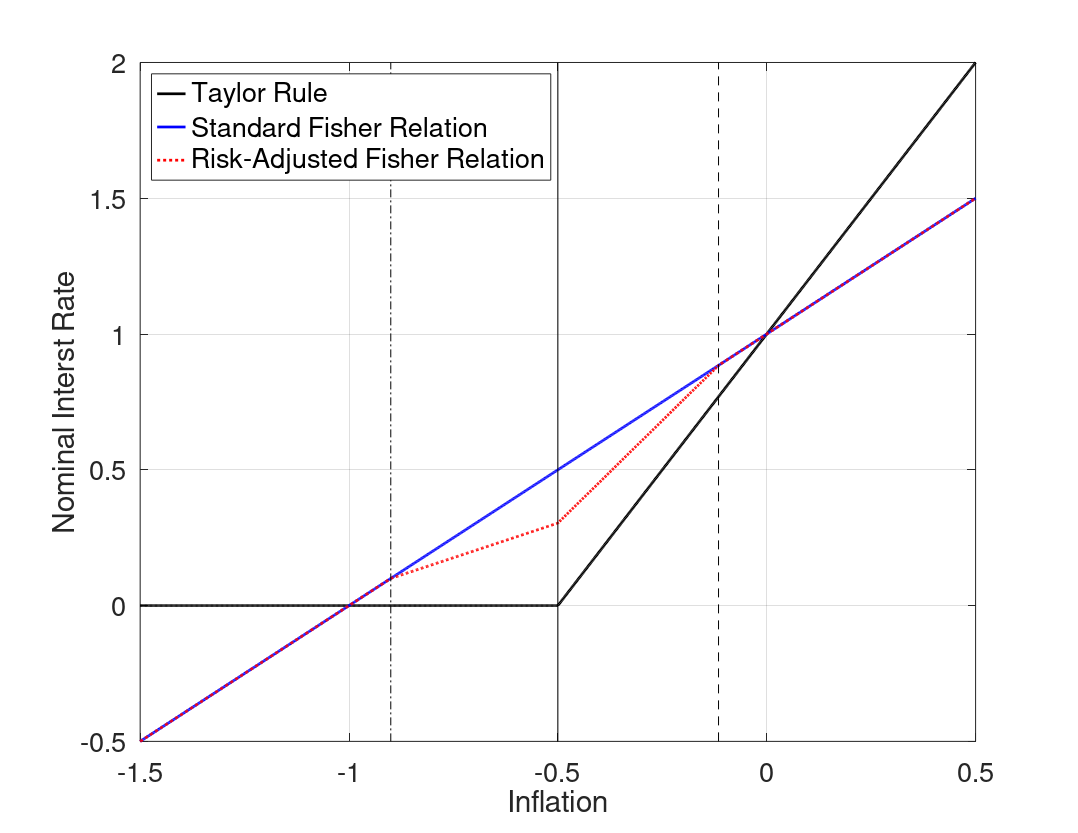

This figure's MATLAB source:
%--------------------------------------------------------------------------
% File Name: RiskAdjustedFisherRelation.m
% Author: Philip Coyle
% Date Created: 01/07/2019
% cd /mq/philipprojects/RA_Work/Taisuke_Nakata/Zero_Lower_Bound/DeflationaryRegime/Uncertainty/Draft/Figs/iid/3state_iid_shock/RAFR
% RiskAdjustedFisherRelation
%--------------------------------------------------------------------------

clear all
close all
clc

%% Model Calibration
cBET = 1/1.0025;
cSIGMA = 1;
cKAPPA = 0.02;
cPHIpi = 2;
cRstar = 1/400;
cSHOCK = 0.05;
p_m = 0.5; %Probability of being in the middle state 

%% Housekeeping
% Set Grid Intervals
pi_m_low = -1.5/400;
pi_m_high = 0.5/400;
numgrid = 1001;
pi_m = linspace(pi_m_low,pi_m_high, numgrid)';

% Find max inflation that leads to ZLB binding
PIb = -cRstar/cPHIpi;
PIlb = -(cRstar + cKAPPA*cPHIpi*cSHOCK*cSIGMA)/cPHIpi;
PIub = -(cRstar/cPHIpi + cKAPPA*cSIGMA*(cRstar - cSHOCK))/(cKAPPA*cPHIpi*cSIGMA + 1);

inx_m = find(min(abs(pi_m - PIb)) == abs(pi_m - PIb));
% Find pi_m point where middle state interst rate binds
if length(inx_m ) > 1
    pi_m_zlb = min(pi_m(inx_m));
else
    pi_m_zlb = pi_m(inx_m);
end

% Taylor Rule
tr = max(0,cRstar + cPHIpi*pi_m);

% 'Riskless' Fisher Relation
fr = pi_m + cRstar;

%% Policy Functions from below (Assume middle state interst rate binds)
% Low  High state inflation & expected inflation (as functions of middle state inflation)
pi_l_b = pi_m - cKAPPA*cSIGMA*cSHOCK;
pi_h_b = (pi_m - cKAPPA*cSIGMA*(cRstar - cSHOCK))/(1+cKAPPA*cSIGMA*cPHIpi);
exp_pi_b = (1-p_m)/2*pi_l_b + p_m*pi_m + (1-p_m)/2*pi_h_b;

% Low Middle and High state output & expected output (as functions of middle state inflation)
y_m_b = (pi_m - cBET*exp_pi_b)/cKAPPA;
y_l_b = y_m_b - cSIGMA*cSHOCK;
y_h_b = y_m_b - cSIGMA*(cRstar + cPHIpi*pi_h_b - cSHOCK);
exp_y_b = (1-p_m)/2*y_l_b + p_m*y_m_b + (1-p_m)/2*y_h_b;

% Find pi_m point where high state interst rate binds
inx_lb = find(min(abs(pi_h_b - PIb)) == abs(pi_h_b - PIb));
if length(inx_m ) > 1
    pi_lb_zlb = min(pi_m(inx_lb));
else
    pi_lb_zlb = pi_m(inx_lb);
end

%% Policy Functions from above (Assume middle state interst rate does not bind)
% Low  High state inflation & expected inflation (as functions of middle state inflation)
pi_l_a = pi_m*(1+cKAPPA*cSIGMA*cPHIpi) + cKAPPA*cSIGMA*(cRstar - cSHOCK);
pi_h_a = pi_m + (cKAPPA*cSIGMA*cSHOCK)/(1+cKAPPA*cSIGMA*cPHIpi);
exp_pi_a = (1-p_m)/2*pi_l_a + p_m*pi_m + (1-p_m)/2*pi_h_a;

% Low Middle and High state output & expected output (as functions of middle state inflation)
y_m_a = (pi_m - cBET*exp_pi_a)/cKAPPA;
y_l_a = y_m_a + cSIGMA*(cPHIpi*pi_m + cRstar - cSHOCK);
y_h_a = y_m_a + cSIGMA*(cPHIpi*(pi_m - pi_h_a) + cSHOCK);
exp_y_a = (1-p_m)/2*y_l_a + p_m*y_m_a + (1-p_m)/2*y_h_a;

% Find pi_m point where low state interst rate binds
inx_ub = find(min(abs(pi_l_a - PIb)) == abs(pi_l_a - PIb));
if length(inx_ub) > 1
    pi_ub_zlb = min(pi_m(inx_ub));
else
    pi_ub_zlb = pi_m(inx_ub);
end

%% Define Risk Adjusted Fisher Relationship
rafr = zeros(numgrid,1);

for i = 1:numgrid
    if pi_m(i) < pi_lb_zlb || pi_m(i) > pi_ub_zlb
        rafr(i) = pi_m(i) + cRstar;
    elseif pi_m(i) <= pi_m_zlb
        rafr(i) = cRstar + pi_m(i) + (exp_pi_b(i) - pi_m(i)) + 1/cSIGMA*(exp_y_b(i) - y_m_b(i));
    elseif pi_m(i) <= pi_ub_zlb
        rafr(i) = cRstar + pi_m(i) + (exp_pi_a(i) - pi_m(i)) + 1/cSIGMA*(exp_y_a(i) - y_m_a(i));
    end
end

[~,inx] = sort(abs(tr - rafr));
RSS = inx(1:2);
%% Plotting
fig(1) = figure(1);
grid on
box on
hold on
h(1) = plot(400*pi_m, 400*tr,'Color','k','LineWidth',2);
h(2) = plot(400*pi_m, 400*fr,'Color','b','LineWidth',2);
h(3) = plot(400*pi_m, 400*rafr,'Color','r','LineStyle',':','LineWidth',2);

line([400*PIub 400*PIub], get(gca,'Ylim'),'Color','k','LineStyle','--','LineWidth',0.5)
line([400*PIb 400*PIb], get(gca,'Ylim'),'Color','k','LineStyle','-','LineWidth',0.5)   
line([400*PIlb 400*PIlb], get(gca,'Ylim'),'Color','k','LineStyle','-.','LineWidth',0.5)   

xlabel('Inflation','FontSize',16)
ylabel('Nominal Interst Rate','FontSize',16)
set(gca,'Xlim',[400*pi_m(1), 400*pi_m(end)],'FontSize',20)
L = legend([h(1) h(2) h(3)],'Taylor Rule','Standard Fisher Relation','Risk-Adjusted Fisher Relation');
set(L,'Location','NorthWest','Fontsize',20)

savedir = cd;
if ispc 
    savedir = fullfile(savedir, '..\..\..');
    savedir = strcat(savedir,'\Final\');
else
    savedir = fullfile(savedir, '../../..');
    savedir = strcat(savedir,'/Final/');
end

set(fig(1),'PaperOrientation','Landscape');
set(fig(1),'PaperPosition',[0 0 11 8.5]);
% print(fig(1),'-depsc','RAFR.eps');
print(fig(1),'-depsc',strcat(savedir,'RAFR.eps'));

